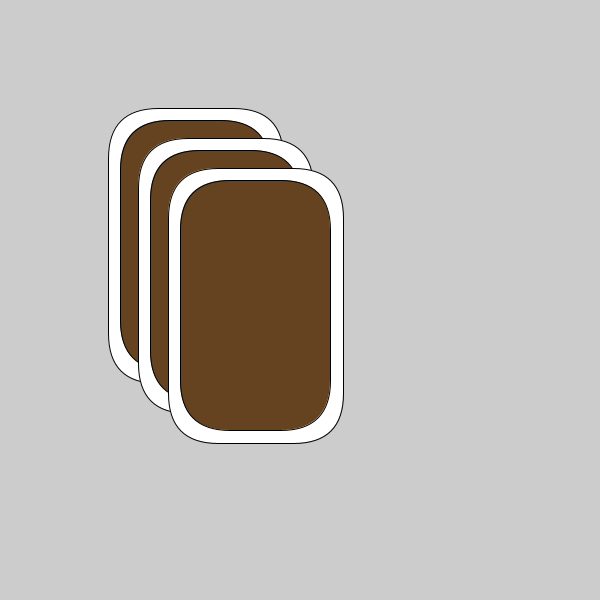
Frame 1 (no input)
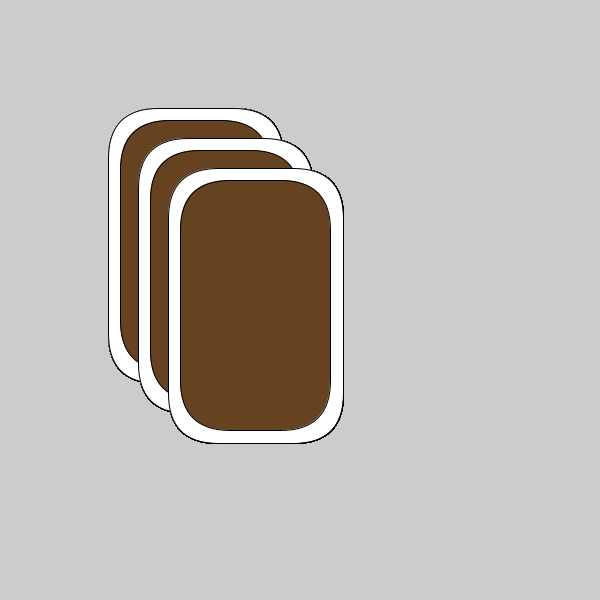
Frame 60 (the mouse pressed at the canvas centre just before this capture)
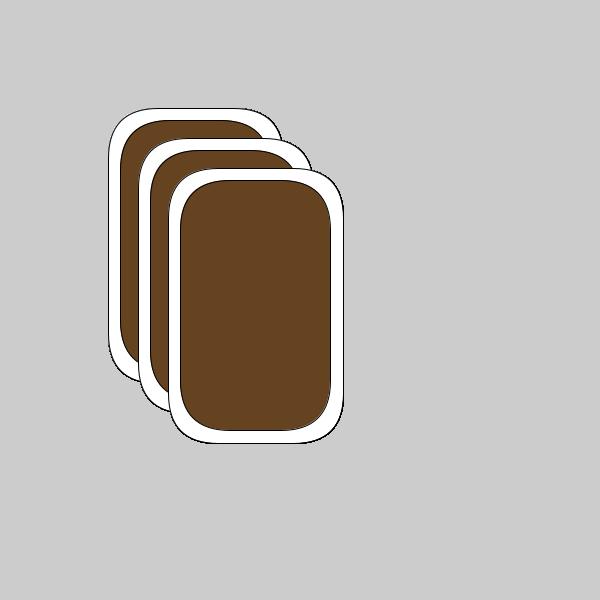
Frame 120 (the mouse held since frame 60 and released just before this capture)

The Processing sketch that drew these frames (run headless with seeded random() and noise(); from frame 60 on, the mouse is pressed at the canvas centre):

// Processing sketch: week02_2
// ── week02_2.pde
void setup()
{
  size(600,600);
}
int w=25;
void draw()
{
  drawcard(120,120);
  drawcard(150,150);
  drawcard(180,180);
}
void drawcard(int x,int y)
{
  fill(255);
  rect(x-w/2,y-w/2,150+w,250+w,50);///弧度
  fill(#654321);
  rect(x,y,150,250,50);
}
